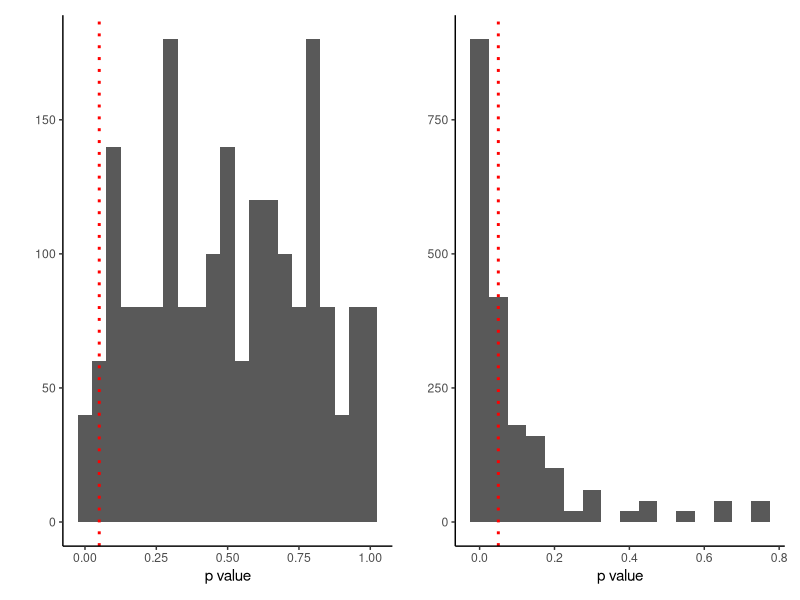

Write R code to recreate this figure.
library(dplyr)
library(ggplot2)
library(patchwork)

# Simulate data with no effect and t test and record p val
sims_fn <- function(no_sims,
                    effect,
                    n_sample){
  # Make a df
  fn_df <- data.frame(ROS = c(),
                      sample = c(),
                      sim_no = c(),
                      welch_p_val = c())
  
  # Simulations to iterate
  sim_list <- seq(1,no_sims, 
                  by = 1)
  
  # Loop through sims
  for (sim in sim_list){
    # Set the seed
    set.seed(sim)
    
    # Sample the first group
    HCHO <- data.frame(ROS = rnorm(n_sample,5,1)) %>%
      mutate(sample = "HCHO")
    
    # Sample the second group
    CCHO <- data.frame(ROS = rnorm(n_sample,
                                   5 - effect,
                                   1)) %>%
      mutate(sample = "CCHO")
    
    # Combine df and get p val
    comb_loop_df <- rbind(HCHO,
                          CCHO) %>%
      mutate(sim_no = sim,
             welch_p_val = t.test(HCHO$ROS,
                                  CCHO$ROS)$p.value)
    
    # Add into loop outside the df
    fn_df <- fn_df %>%
      rbind(comb_loop_df)
  }
  
  fn_df <- fn_df %>%
    group_by(sample,sim_no) %>%
    mutate(mean_ROS = mean(ROS)) %>%
    ungroup(sample) %>%
    mutate(ROS_change = unique(mean_ROS[sample == "HCHO"])
           - unique(mean_ROS[sample == "CCHO"]))
  
  return(fn_df)
}

# Simulate 100 times no effect sample size 10
ten_no <- sims_fn(100,0,10)

# Simulate 100 times effect of 1 sample size 10
ten_real <- sims_fn(100,1,10)

# Find some p vals that look really close
p_hack_close <- ten_no %>%
  filter(welch_p_val > 0.05 & welch_p_val < 0.06)

# Find a p val that is just significant
p_hack_madeit <- ten_no %>%
  filter(welch_p_val < 0.05 & ROS_change < 0)

# Boxplot for the two groups with non sig p
close_p_val <- function(df){
  fn_plot <- ggplot(data = df) +
  geom_boxplot(aes(x = sample, 
                   y = ROS),
               stat = "boxplot",
               width = 0.4,
               alpha = 0.5,
               fill = "blue") +
  labs(x = "Treatment",
       y = "Mean ROS") +
  theme_classic()
  
  return(fn_plot)
}

# Make the combined plot
p_val_plot <- close_p_val(p_hack_close) +
  close_p_val(p_hack_madeit)

# Hist of p values from the simulation
hist_p_val <- function(df){
  hist_fn_plot <- ggplot(df) +
    geom_histogram(aes(x = welch_p_val),
                   binwidth = 0.05) +
    geom_vline(xintercept = 0.05,
               color = "red",
               linetype = "dotted",
               linewidth = 1) +
    labs(x = "p value",
         y = "") +
    theme_classic()
  
  return(hist_fn_plot)} 

hist_p_val_plots <- hist_p_val(ten_no) +
  hist_p_val(ten_real)

print(hist_p_val_plots)

# Function for simulating the scenario described
p_hack_sim_fn <- function(no_sims,
                          effect,
                          n_sample,
                          m1,sd1){
  # Make a df
  fn_df <- data.frame(ROS = c(),
                      sample = c(),
                      sim_no = c(),
                      welch_p_val = c(),
                      cond = c())
  
  # Simulations to iterate
  sim_list <- seq(1,no_sims, 
                  by = 1)
  
  # Loop through sims
  for (sim in sim_list){
    # Set the seed
    set.seed(sim)
    
    # Sample the first group
    HCHO <- data.frame(ROS = rnorm(n_sample,m1,sd1)) %>%
      mutate(sample = "HCHO")
    
    # Sample the second group
    CCHO <- data.frame(ROS = rnorm(n_sample,
                                   m1 - effect,
                                   sd1)) %>%
      mutate(sample = "CCHO")
    
    if(t.test(HCHO$ROS,
              CCHO$ROS)$p.value > 0.05 &
       t.test(HCHO$ROS,
              CCHO$ROS)$p.value < 0.06){
      
      # Combine df and get p val, label as pre
      comb_loop_df <- rbind(HCHO,
                            CCHO) %>%
        mutate(sim_no = sim,
               welch_p_val = t.test(HCHO$ROS,
                                    CCHO$ROS)$p.value,
               cond = "pre")
      
      # Sample the first group again for 3 more points
      HCHO_post <- data.frame(ROS = rnorm(3,m1,sd1)) %>%
        mutate(sample = "HCHO") %>%
        rbind(HCHO) %>%
        mutate(cond = "post")
      
      # Sample the second group
      CCHO_post <- data.frame(ROS = rnorm(3,
                                     m1 - effect,
                                     sd1)) %>%
        mutate(sample = "CCHO") %>%
        rbind(CCHO) %>%
        mutate(cond = "post")
      
      # Combine df and get p val, label as pre
      comb_loop_df_post <- rbind(HCHO_post,
                            CCHO_post) %>%
        mutate(sim_no = sim,
               welch_p_val = t.test(HCHO_post$ROS,
                                    CCHO_post$ROS)$p.value)
      }
    
    else{
      comb_loop_df <- data.frame(ROS = c(),
                                 sample = c(),
                                 sim_no = c(),
                                 welch_p_val = c(),
                                 cond = c())
      
      comb_loop_df_post <- data.frame(ROS = c(),
                                 sample = c(),
                                 sim_no = c(),
                                 welch_p_val = c(),
                                 cond = c())
    }
    
    # Add into loop outside the df
    fn_df <- fn_df %>%
      rbind(comb_loop_df,
            comb_loop_df_post)
  }
  
  # Add into loop outside the df
  fn_df <- fn_df %>%
    group_by(sample,sim_no) %>%
    mutate(mean_ROS = mean(ROS)) %>%
    ungroup(sample) %>%
    mutate(ROS_change = unique(mean_ROS[sample == "HCHO"])
           - unique(mean_ROS[sample == "CCHO"]))
  
  return(fn_df)
}

# Simulate 10000 times no effect sample size 
# 10 mean 5 sd 3
ten_hack <- p_hack_sim_fn(10000,0,10,5,3)

# Get the probabilities
prob_p_hack <- data.frame(Second_p_val = c("Sig.",
                                          "Not sig."),
                          Probability = c(length(
                            unique(
 (ten_hack %>%
    filter(welch_p_val < 0.05
           & cond == "post"))$sim_no)),
 length(
   unique(
     (ten_hack %>%
        filter(welch_p_val > 0.05
               & cond == "post"))$sim_no)))) %>%
  mutate(Probability = Probability/length(unique(ten_hack$sim_no)))

# Plot of post p values
post_p_vals_plot <- hist_p_val(ten_no) +
  hist_p_val(ten_hack %>%
               filter(cond == "post"))